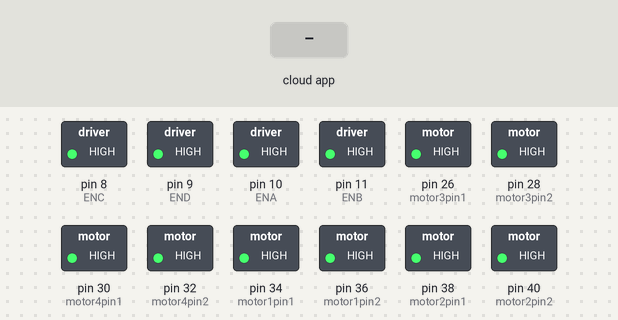
Recording of a sketch running on a simulated Arduino Mega 2560, built with avr-gcc and run on an emulated ATmega2560. On the bench: switched loads named in the sketch (green lamp = pin HIGH). Inputs (shaded band) come from the test bench. The ROS host is connected and sends only what is stated.

Above: at 1.2 s.
1.3 s: the phone or cloud app sets linear.x to -100
At 2.5 s:
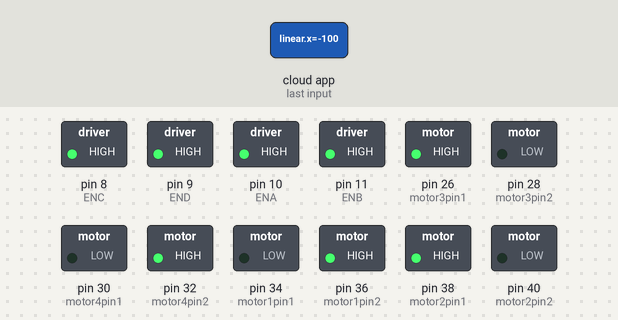
2.8 s: the phone or cloud app sets linear.x to 0
At 3.6 s:
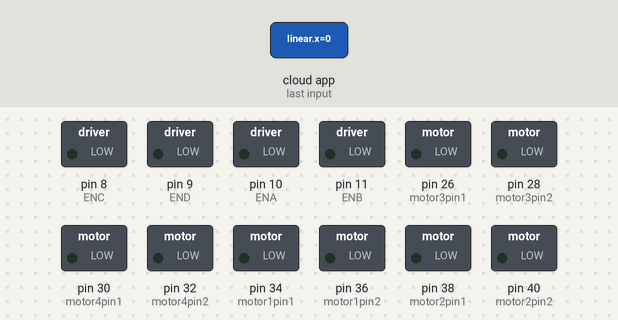
4.3 s: the phone or cloud app sets angular.z to -100
At 4.8 s:
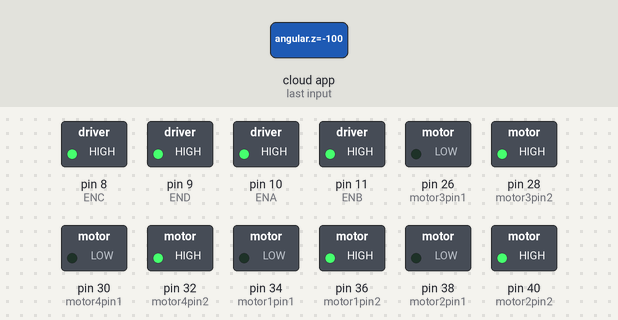
5.8 s: the phone or cloud app sets angular.z to 100
At 7.0 s:
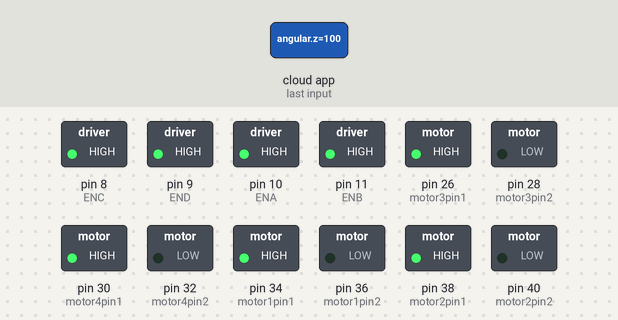
7.3 s: the phone or cloud app sets linear.x to 100
At 8.3 s:
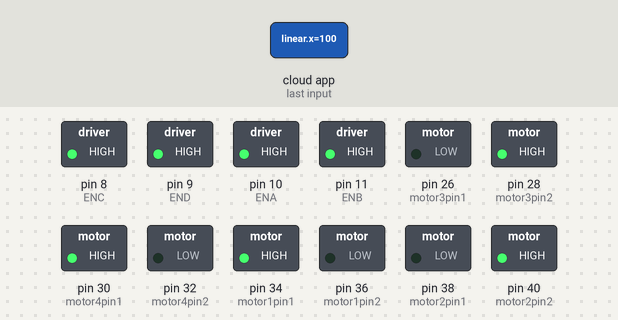
Timing chart, 0 to 9.8 s (numbered marks = the images above; inputs shaded):
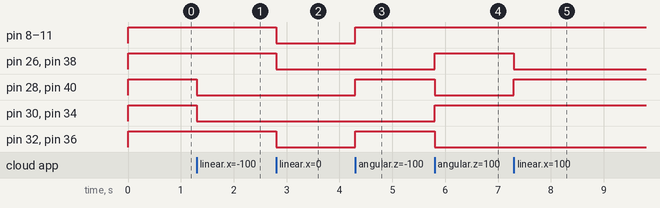

Measured:
- after the input at 1.3 s, pin 28 (motor3pin2), pin 30 (motor4pin1), pin 34 (motor1pin1), pin 40 (motor2pin2): HIGH → LOW at once
- after the input at 2.8 s, pin 8 (ENC), pin 9 (END), pin 10 (ENA), pin 11 (ENB), pin 26 (motor3pin1), pin 32 (motor4pin2), pin 36 (motor1pin2), pin 38 (motor2pin1): HIGH → LOW at once
- after the input at 4.3 s, pin 8 (ENC), pin 9 (END), pin 10 (ENA), pin 11 (ENB), pin 28 (motor3pin2), pin 32 (motor4pin2), pin 36 (motor1pin2), pin 40 (motor2pin2): LOW → HIGH at once
- after the input at 5.8 s, pin 26 (motor3pin1), pin 30 (motor4pin1), pin 34 (motor1pin1), pin 38 (motor2pin1): LOW → HIGH at once; pin 28 (motor3pin2), pin 32 (motor4pin2), pin 36 (motor1pin2), pin 40 (motor2pin2): HIGH → LOW at once
- after the input at 7.3 s, pin 26 (motor3pin1), pin 38 (motor2pin1): HIGH → LOW at once; pin 28 (motor3pin2), pin 40 (motor2pin2): LOW → HIGH at once

The sketch:

cmd_controller.ino
```cpp
#define USE_USBCON

#include <ros.h>
#include <geometry_msgs/Twist.h>

ros::NodeHandle nh;

int motor1pin1 = 34;
int motor1pin2 = 36;
int ENA = 10;
int motor2pin1 = 38;
int motor2pin2 = 40;
int ENB = 11;
int motor3pin1 = 26;
int motor3pin2 = 28;
int ENC = 8;
int motor4pin1 = 30;
int motor4pin2 = 32;
int END = 9;

void cmdVelCallback(const geometry_msgs::Twist& cmd_msg) {
  float linear_x = cmd_msg.linear.x;
  float linear_y = cmd_msg.linear.y;
  float angular_z = cmd_msg.angular.z;

  int speed1 = constrain(abs(linear_x * 255), 0, 255);
  int speed2 = constrain(abs(linear_y * 255), 0, 255);
  int speed3 = constrain(abs(angular_z * 255), 0, 255);

  if (linear_x > 0) {
    // Move forward
    M1(HIGH, LOW, speed1);
    M2(LOW, HIGH, speed1);
    M3(LOW, HIGH, speed1);
    M4(HIGH, LOW, speed1);
  } else if (linear_x < 0) {
    // Move backward
    M1(LOW, HIGH, speed1);
    M2(HIGH, LOW, speed1);
    M3(HIGH, LOW, speed1);
    M4(LOW, HIGH, speed1);
  } else if (linear_y > 0) {
    // Move left
    M1(LOW, HIGH, speed2);
    M2(LOW, HIGH, speed2);
    M3(HIGH, LOW, speed2);
    M4(HIGH, LOW, speed2);
  } else if (linear_y < 0) {
    // Move right
    M1(HIGH, LOW, speed2);
    M2(HIGH, LOW, speed2);
    M3(LOW, HIGH, speed2);
    M4(LOW, HIGH, speed2);
  } else if (angular_z > 0) {
    // Rotate clockwise
    M1(HIGH, LOW, speed3);
    M2(HIGH, LOW, speed3);
    M3(HIGH, LOW, speed3);
    M4(HIGH, LOW, speed3);
  } else if (angular_z < 0) {
    // Rotate counterclockwise
    M1(LOW, HIGH, speed3);
    M2(LOW, HIGH, speed3);
    M3(LOW, HIGH, speed3);
    M4(LOW, HIGH, speed3);
  } else {
    // Stop
    M1(LOW, LOW, 0);
    M2(LOW, LOW, 0);
    M3(LOW, LOW, 0);
    M4(LOW, LOW, 0);
  }
}

ros::Subscriber<geometry_msgs::Twist> sub("cmd_vel", &cmdVelCallback);

void setup() {
  pinMode(motor1pin1, OUTPUT);
  pinMode(motor1pin2, OUTPUT);
  pinMode(ENA, OUTPUT);
  pinMode(motor2pin1, OUTPUT);
  pinMode(motor2pin2, OUTPUT);
  pinMode(ENB, OUTPUT);
  pinMode(motor3pin1, OUTPUT);
  pinMode(motor3pin2, OUTPUT);
  pinMode(ENC, OUTPUT);
  pinMode(motor4pin1, OUTPUT);
  pinMode(motor4pin2, OUTPUT);
  pinMode(END, OUTPUT);

  M1(1, 1, 255);
  M2(1, 1, 255);
  M3(1, 1, 255);
  M4(1, 1, 255);

  nh.initNode();
  nh.getHardware()->setBaud(57600);
  nh.subscribe(sub);
}

void loop() {
  nh.spinOnce();
  delay(1);
}

int M1(int x, int y, int z) {
  digitalWrite(34, x);
  digitalWrite(36, y);
  analogWrite(10, z);
}

int M2(int x, int y, int z) {
  digitalWrite(38, x);
  digitalWrite(40, y);
  analogWrite(11, z);
}

int M3(int x, int y, int z) {
  digitalWrite(26, x);
  digitalWrite(28, y);
  analogWrite(8, z);
}

int M4(int x, int y, int z) {
  digitalWrite(30, x);
  digitalWrite(32, y);
  analogWrite(9, z);
}
```
